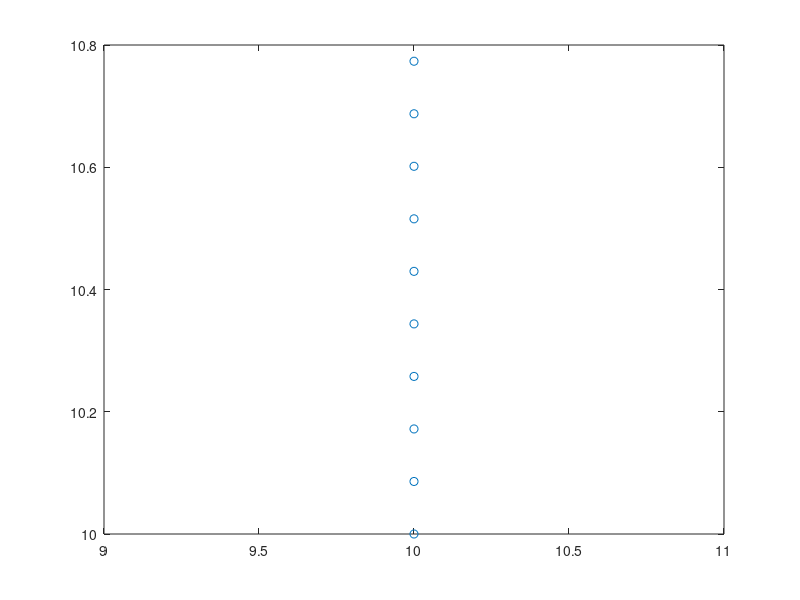

The MATLAB source for this figure:
clear all;
clc;

Lx = 32;
Ly = 22;
b = 1.0;
Nx = 256;
Ny = 256;

Dx = Lx / Nx;
Dy = Ly / Ny;
total_points = ceil(b/(1.25*Dy));

X_com = 10.0;
X = X_com*ones(total_points, 1);
Y = zeros(total_points, 1);

for j = 1: total_points
    Y(j,1) =  10.0 + (j-1)*Dy;
end

plot(X(:,1), Y(:,1), 'o');

%% Print out vertex files
vertex_fid = fopen('plate2d.vertex', 'w');
fprintf(vertex_fid, '%d\n', total_points);

for node = 1: total_points
     fprintf(vertex_fid, '%1.16e %1.16e\n', X(node,1), Y(node,1));
end 
